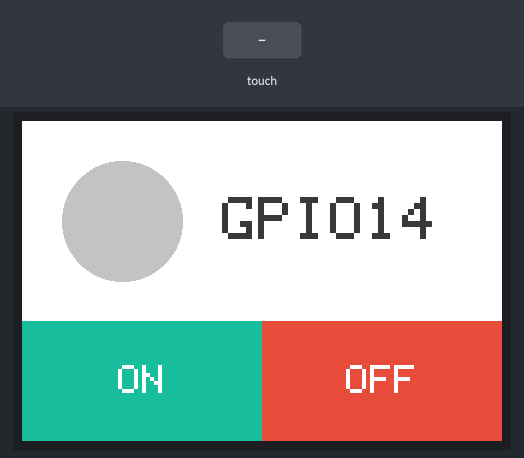
Bench run of a sketch on a simulated ESP32. On the bench: 480×320 colour display. Inputs (shaded band) come from the test bench. What the sketch prints to the serial monitor is not drawn.

Above: at 1.5 s.
1.6 s: screen touched at 62 % across, 10 % down
At 2.2 s:
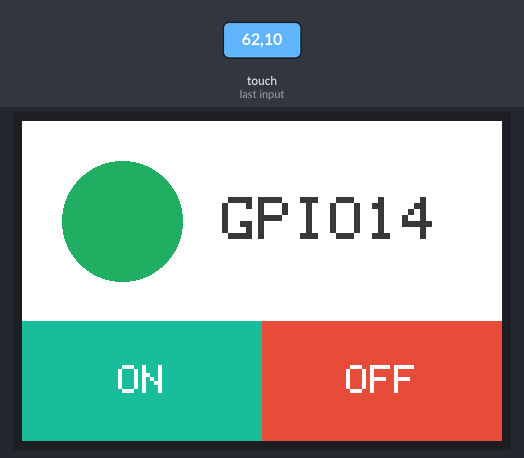
Timing chart, 0 to 4.6 s (numbered marks = the images above; inputs shaded):
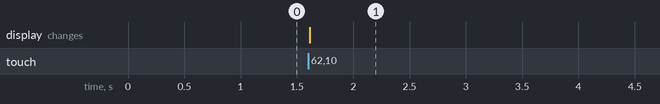

Measured:
- after the input at 1.6 s, the display: changes at once (image 1)

The sketch:

test_touch.ino
```cpp
#include <TFT_eSPI.h>

TFT_eSPI tft = TFT_eSPI();

void setup()
{
    Serial.begin(115200);

    // pinMode(14, OUTPUT);

    tft.init();
    tft.setRotation(1);

    // Use this calibration code in setup():
    // uint16_t calData[5] = {280, 3600, 256, 3561, 7};
    // tft.setTouch(calData);

    tft.fillScreen(tft.color24to16(0xFFFFFF));
    tft.fillCircle(100, 100, 60, tft.color24to16(0xC3C3C3));
    tft.fillRect(0, 200, 240, 120, tft.color24to16(0x1ABC9C));
    tft.fillRect(240, 200, 240, 120, tft.color24to16(0xE74C3C));

    tft.setTextSize(6);
    tft.setTextColor(tft.color24to16(0x3B3B3B));
    tft.setTextDatum(ML_DATUM);
    tft.drawString("GPIO14", 200, 100);

    tft.setTextSize(4);
    tft.setTextColor(tft.color24to16(0xFFFFFF));
    tft.setTextDatum(MC_DATUM);
    tft.drawString("ON", 120, 260);
    tft.drawString("OFF", 360, 260);
}

void loop()
{
    uint16_t x, y;
    if (tft.getTouch(&x, &y))
    {
        Serial.printf("Touched at (%d, %d)\n", x, y);
        if ((x > 265 && x < 320) && (y > 0 && y < 240))
        {
            // digitalWrite(14, HIGH);
            tft.fillCircle(100, 100, 60, tft.color24to16(0x27AE60));
        }
        else if ((x > 240 && x < 480) && (y > 200 && y < 320))
        {
            // digitalWrite(14, LOW);
            tft.fillCircle(100, 100, 60, tft.color24to16(0xC3C3C3));
        }
    }
    delay(10);
}
```
